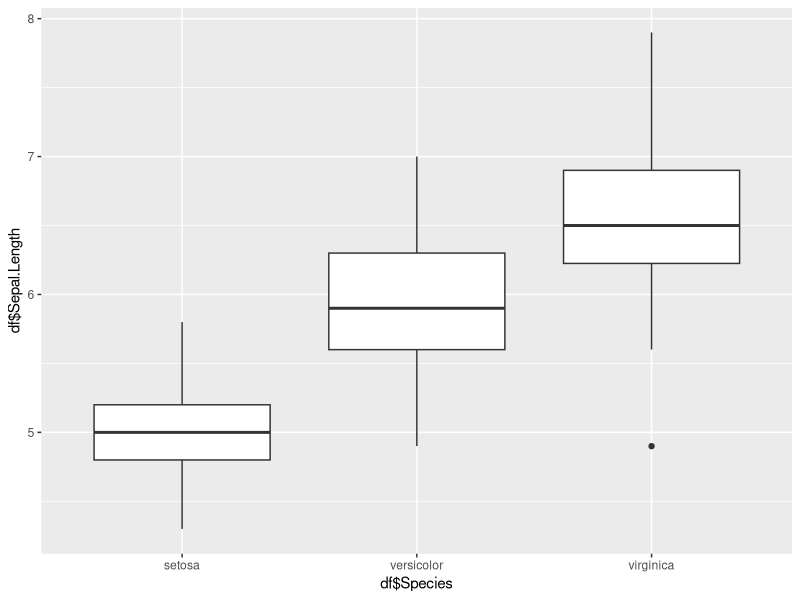
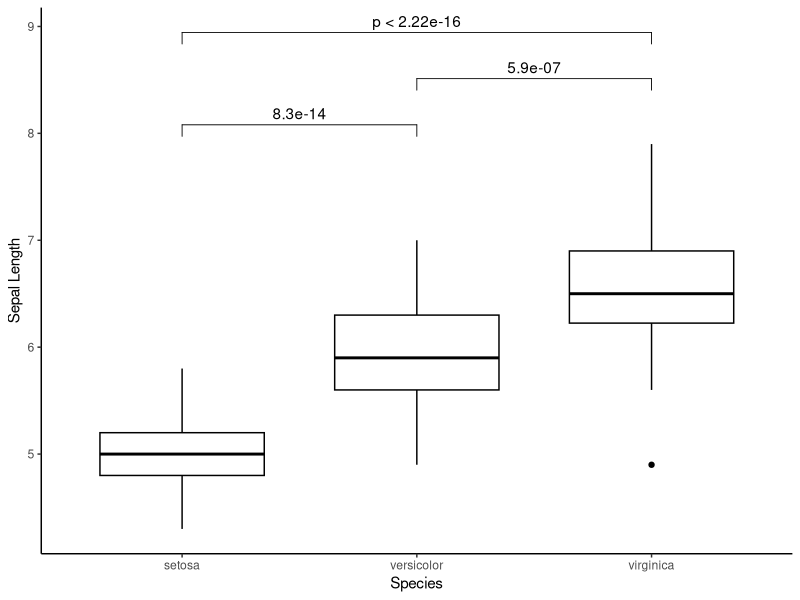
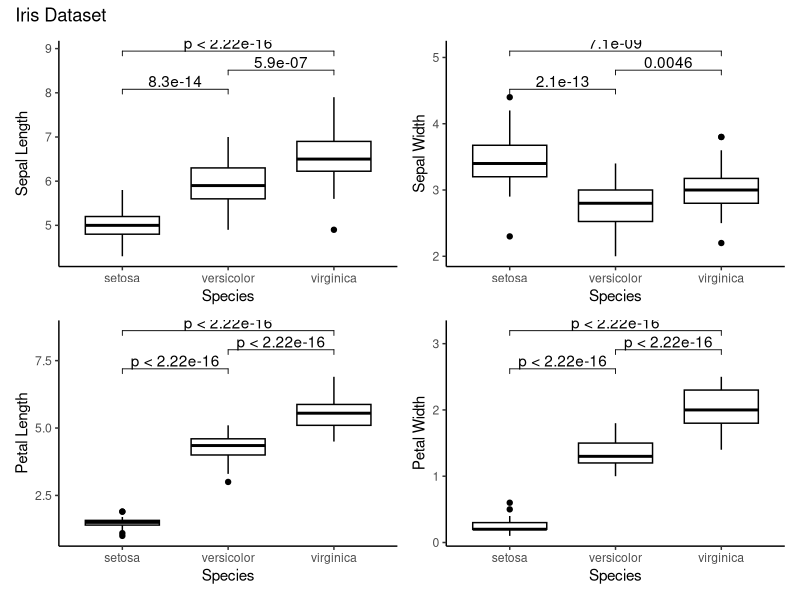
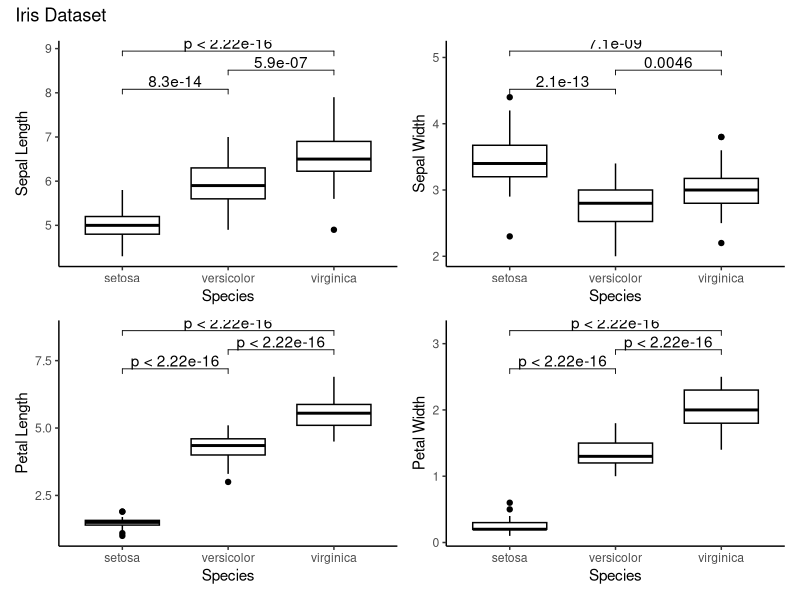

The R script that drew these images, in order:
## ---- chunk 1
library(ggplot2)
library(ggthemes)
library(patchwork)
library(ggpubr)
df <- iris
head(df)
## ---- chunk 2
qplot(x=df$Species, y=df$Sepal.Length, geom="boxplot")
## ---- chunk 3
#################################
# FUNCTION: m_boxplot
# purpose: generate the boxplot for input data
# input: x and y
# output: ggplot object
# -------------------------------
m_boxplot <- function(df, x, y, labels) {
  
  my_comparisons <- list( c("setosa", "versicolor"),
                          c("versicolor", "virginica"),
                          c("setosa", "virginica"))
  
  p <- ggboxplot(df, x=x, y=y)+
    stat_compare_means(comparisons=my_comparisons) +
    theme_classic() + xlab(labels[1]) + ylab(labels[2]) 
  
  return(p)
}
## ---- chunk 4
p1 <- m_boxplot(df, x="Species", y="Sepal.Length", 
                labels=c("Species", "Sepal Length"))
p2 <- m_boxplot(df, x="Species", y="Sepal.Width", 
                labels=c("Species", "Sepal Width"))
p3 <- m_boxplot(df, x="Species", y="Petal.Length", 
                labels=c("Species", "Petal Length"))
p4 <- m_boxplot(df, x="Species", y="Petal.Width", 
                labels=c("Species", "Petal Width"))
print(p1)

patchwork <- (p1 + p2) / (p3 + p4) + 
  plot_annotation(title = 'Iris Dataset')
print(patchwork)

ggsave(plot = patchwork, width = 12, height = 9, dpi = 300, 
       filename = "Iris.pdf")
